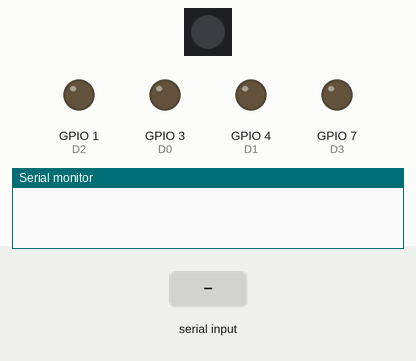
A sketch run on a simulated ESP32-C6. On the bench: 1 RGB LEDs in strip order, left to right, output pins drawn as LEDs (lit = HIGH), the last lines printed to the serial monitor. The test bench sets the inputs (shaded band).

Above: at 2.1 s.
2.2 s: "S\n" received over the second serial link
At 3.1 s:
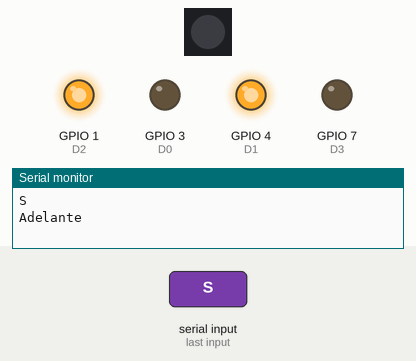
3.7 s: "W\n" received over the second serial link
At 4.3 s:
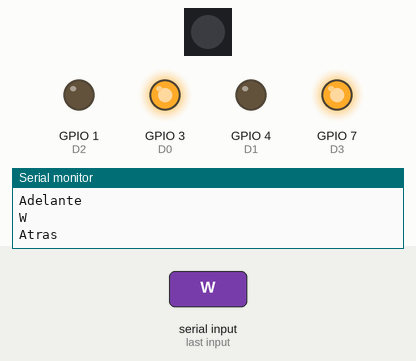
5.2 s: "A\n" received over the second serial link
At 6.4 s:
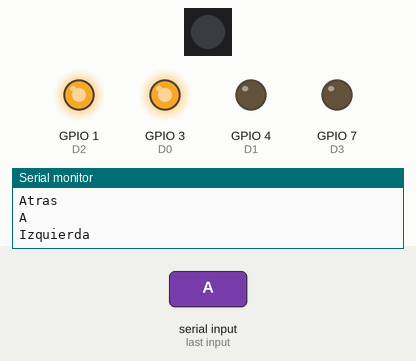
6.7 s: "D\n" received over the second serial link
At 7.8 s:
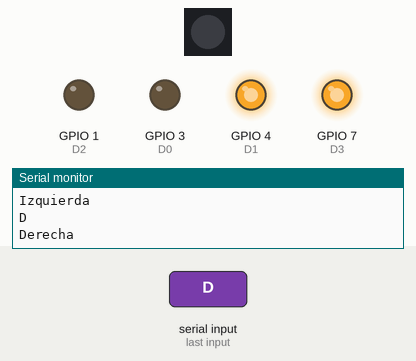
8.2 s: "S\n" received over the second serial link
At 8.9 s:
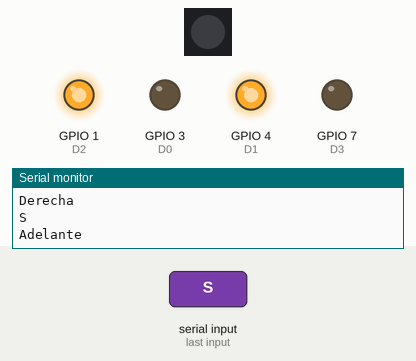
9.7 s: "W\n" received over the second serial link
At 10.1 s:
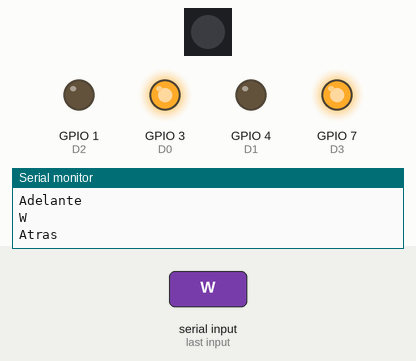
Timing chart, 0 to 12.2 s (numbered marks = the images above; inputs shaded):
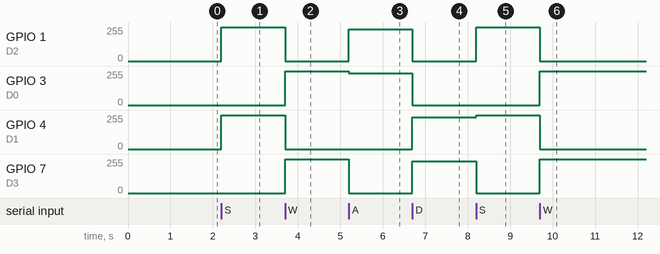

The sketch:

MoverMinisumoEsp32c6.ino
```cpp
// ===============================
// ESP32-C6 VERSION
// ===============================
#include <Adafruit_NeoPixel.h>
#define RX 14
#define TX 15

#define D0 3
#define D1 4

#define D2 1// se cambio el pin 6 por el pin 1
#define D3 7

//para apagar el led
#define RGB_PIN 8
Adafruit_NeoPixel rgb(1, RGB_PIN, NEO_GRB + NEO_KHZ800);

void setup() {
  Serial.begin(9600);
  rgb.begin();
  rgb.clear();     // Borra color
  rgb.show();      // Aplica cambios

  pinMode(D0, OUTPUT);
  pinMode(D1, OUTPUT);
  pinMode(D2, OUTPUT);
  pinMode(D3, OUTPUT);

  analogWrite(D0, 0);
  analogWrite(D1, 0);
  analogWrite(D2, 0);
  analogWrite(D3, 0);

  // UART hardware (NO SoftwareSerial)
  Serial1.begin(9600, SERIAL_8N1, RX, TX);

  delay(900);

}

void loop() {
  if (Serial1.available()) {
    String resp = Serial1.readStringUntil('\n');
    resp.trim();
    Serial.println(resp);

    if (resp == "S") {    // ADELANTE
      analogWrite(D0, 0); //motor izquierda
      analogWrite(D1, 255);

      analogWrite(D2, 255);// motor derecha
      analogWrite(D3, 0);
      Serial.println("Adelante");
    }

    else if (resp == "W") {     // ATRAS
      analogWrite(D0, 255);
      analogWrite(D1, 0);

      analogWrite(D2, 0);
      analogWrite(D3, 255);
      Serial.println("Atras");
    }

    else if (resp == "A") {   // IZQUIERDA (gira sobre su eje)
      analogWrite(D0, 240);   // motor izquierda hacia atrás
      analogWrite(D1, 0);

      analogWrite(D2, 240);   // motor derecha hacia adelante
      analogWrite(D3, 0);
      Serial.println("Izquierda");
    }

    else if (resp == "D") {   // DERECHA (gira sobre su eje)
      analogWrite(D0, 0);     // motor izquierda hacia adelante
      analogWrite(D1, 240);

      analogWrite(D2, 0);     // motor derecha hacia atrás
      analogWrite(D3, 240);
      Serial.println("Derecha");
    }

    else if (resp == "F") {    // FRENO
      analogWrite(D0, 0);
      analogWrite(D1, 0);
      analogWrite(D2, 0);
      analogWrite(D3, 0);
      Serial.println("Freno");
    }
  }
}

/*
D0 Y D1 Controlan al motor de la izquierda
D2 Y D3 controlan el motor de la derecha

nota: verlo de frente

D2 estaba en el pin 6, al encender o resetear la placa mandaba una
señal al driver y el motor derecho daba un tiron. Se cambio al pin 1 y ya no pasa.
*/
```

Measured:
- after the input at 2.2 s, GPIO 1 (D2), GPIO 4 (D1): 0/255 → 255/255 at once
- after the input at 3.7 s, GPIO 1 (D2), GPIO 4 (D1): 255/255 → 0/255 at once; GPIO 3 (D0), GPIO 7 (D3): 0/255 → 255/255 at once
- after the input at 5.2 s, GPIO 1 (D2): 0/255 → 240/255 at once; GPIO 3 (D0): 255/255 → 240/255 at once; GPIO 7 (D3): 255/255 → 0/255 at once
- after the input at 6.7 s, GPIO 1 (D2), GPIO 3 (D0): 240/255 → 0/255 at once; GPIO 4 (D1), GPIO 7 (D3): 0/255 → 240/255 at once
- after the input at 8.2 s, GPIO 1 (D2): 0/255 → 255/255 at once; GPIO 4 (D1): 240/255 → 255/255 at once; GPIO 7 (D3): 240/255 → 0/255 at once
- after the input at 9.7 s, GPIO 1 (D2), GPIO 4 (D1): 255/255 → 0/255 at once; GPIO 3 (D0), GPIO 7 (D3): 0/255 → 255/255 at once
